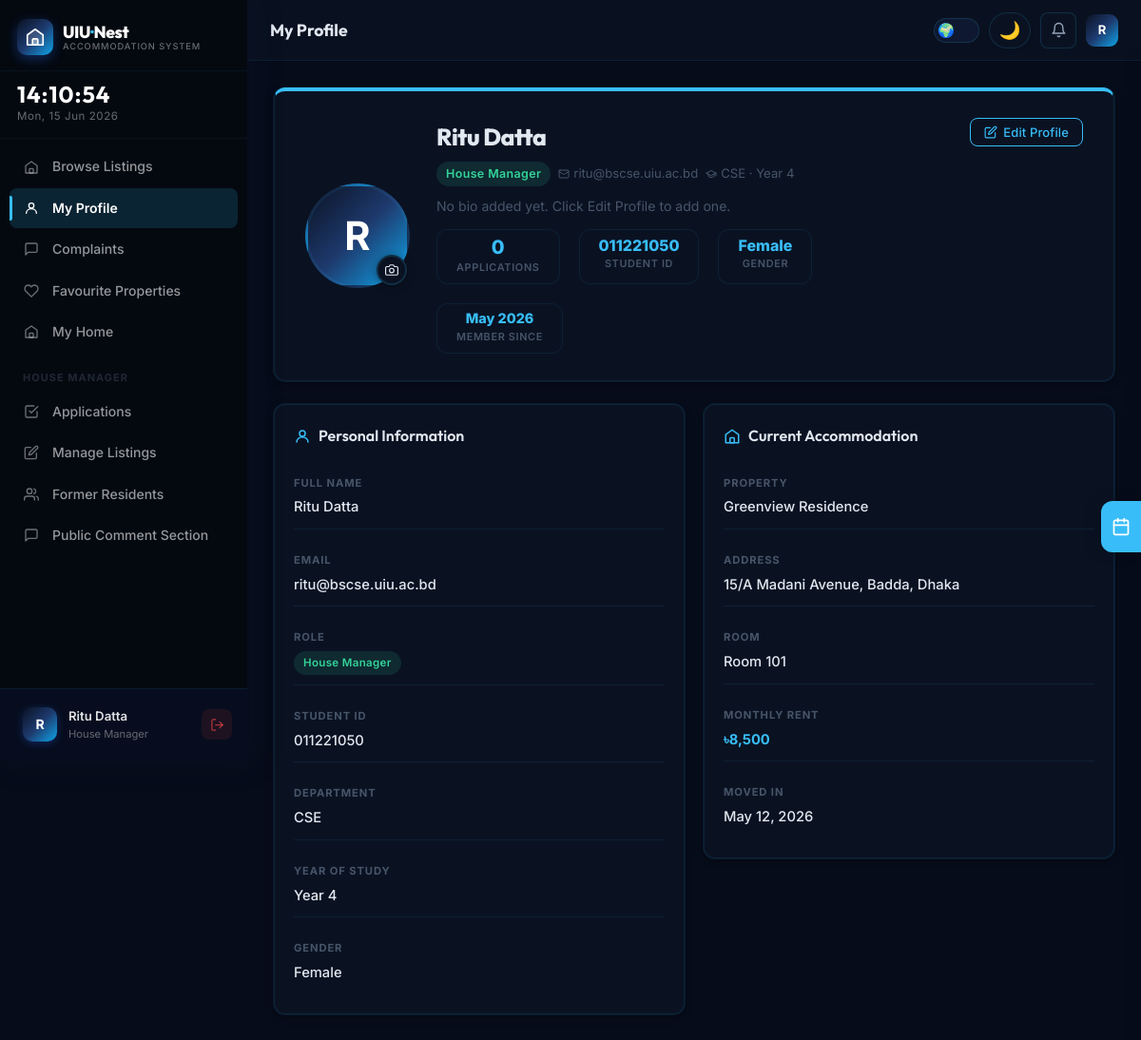
The page /pages/profile.php (signed in) on the database as committed earlier.
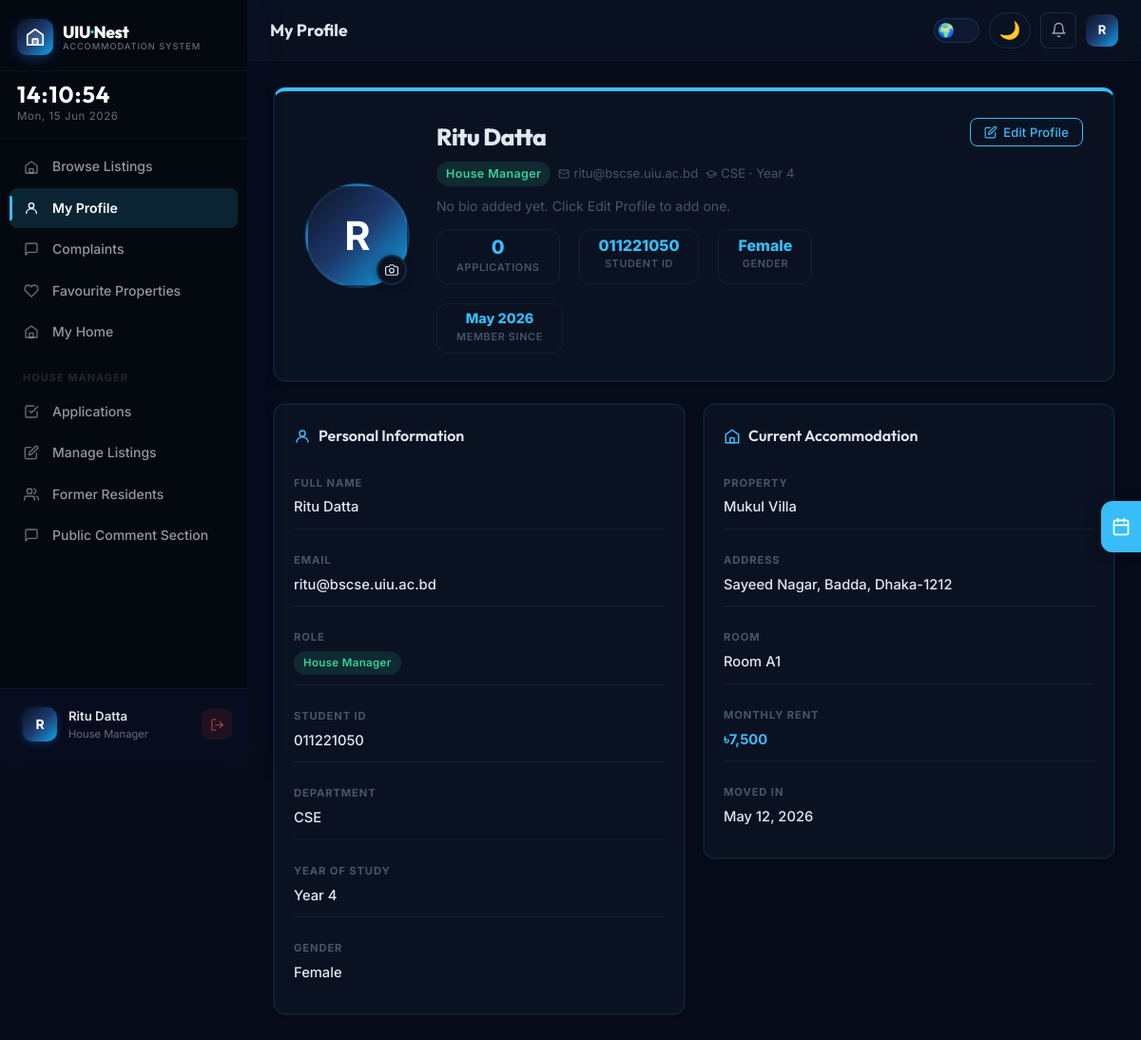
The same page on the database as committed later.
### tables this page shows
CREATE TABLE `room_tenants` (
  `id`           INT UNSIGNED NOT NULL AUTO_INCREMENT,
  `room_id`      INT UNSIGNED NOT NULL,
  `user_id`      INT UNSIGNED NOT NULL,
  `moved_in_at`  DATETIME     NOT NULL DEFAULT CURRENT_TIMESTAMP,
  `moved_out_at` DATETIME     DEFAULT NULL,
  PRIMARY KEY (`id`),
  INDEX `idx_rt_user` (`user_id`),
  CONSTRAINT `fk_rt_room` FOREIGN KEY (`room_id`) REFERENCES `rooms` (`id`) ON DELETE CASCADE,
  CONSTRAINT `fk_rt_user` FOREIGN KEY (`user_id`) REFERENCES `users` (`id`) ON DELETE CASCADE
);

CREATE TABLE `properties` (
  `id`              INT UNSIGNED  NOT NULL AUTO_INCREMENT,
  `owner_id`        INT UNSIGNED  NOT NULL,
  `house_manager_id` INT UNSIGNED DEFAULT NULL,
  `name`            VARCHAR(200)  NOT NULL,
  `address`         TEXT          NOT NULL,
  `location_lat`    DECIMAL(10,7) NOT NULL DEFAULT 23.7990,
  `location_lng`    DECIMAL(10,7) NOT NULL DEFAULT 90.4510,
  `description`     TEXT          DEFAULT NULL,
  `image_path`      VARCHAR(500)  DEFAULT NULL,
  `is_active`       TINYINT(1)    NOT NULL DEFAULT 1,
  `created_at`      DATETIME      NOT NULL DEFAULT CURRENT_TIMESTAMP,
  `updated_at`      DATETIME      NOT NULL DEFAULT CURRENT_TIMESTAMP ON UPDATE CURRENT_TIMESTAMP,
  PRIMARY KEY (`id`),
  INDEX `idx_prop_owner` (`owner_id`),
  INDEX `idx_prop_location` (`location_lat`, `location_lng`),
  CONSTRAINT `fk_prop_owner` FOREIGN KEY (`owner_id`) REFERENCES `users` (`id`) ON DELETE CASCADE
);

CREATE TABLE `rooms` (
  `id`                INT UNSIGNED     NOT NULL AUTO_INCREMENT,
  `property_id`       INT UNSIGNED     NOT NULL,
  `room_number`       VARCHAR(20)      NOT NULL,
  `capacity`          TINYINT UNSIGNED NOT NULL DEFAULT 1,
  `current_occupancy` TINYINT UNSIGNED NOT NULL DEFAULT 0,
  `rent_amount`       DECIMAL(10,2)    NOT NULL,
  `amenities_json`    JSON             DEFAULT NULL,
  `description`       TEXT             DEFAULT NULL,
  `image_path`        VARCHAR(500)     DEFAULT NULL,
  `is_active`         TINYINT(1)       NOT NULL DEFAULT 1,
  `created_at`        DATETIME         NOT NULL DEFAULT CURRENT_TIMESTAMP,
  `updated_at`        DATETIME         NOT NULL DEFAULT CURRENT_TIMESTAMP ON UPDATE CURRENT_TIMESTAMP,
  PRIMARY KEY (`id`),
  INDEX `idx_room_property` (`property_id`),
  INDEX `idx_room_rent` (`rent_amount`),
  CONSTRAINT `fk_room_property` FOREIGN KEY (`property_id`) REFERENCES `properties` (`id`) ON DELETE CASCADE
);

### includes/functions.php (called while the page is built, shortened)
<?php
function formatRent(float $amount): string {
    return '৳' . number_format($amount, 0);
}

### pages/profile.php (the view, shortened to what the changed rows need)
<?php
require_once __DIR__ . '/../includes/header.php';
$db  = getDB();
$uid = (int)$_SESSION['user_id'];
$stmt = $db->prepare('SELECT * FROM users WHERE id = ?');
$stmt->execute([$uid]);
$user = $stmt->fetch();
$currentRoom = null;
if (hasRole('tenant')) {
    $stmt = $db->prepare(
        'SELECT rt.*, r.room_number, r.rent_amount, r.capacity,
                p.name AS property_name, p.address, p.id AS property_id
         FROM room_tenants rt
         JOIN rooms r ON r.id = rt.room_id
         JOIN properties p ON p.id = r.property_id
         WHERE rt.user_id = ? AND rt.moved_out_at IS NULL LIMIT 1'
    );
    $stmt->execute([$uid]);
    $currentRoom = $stmt->fetch();
}
?>
<div class="profile-page">
  <div class="card profile-hero" style="margin-bottom:24px;">
    <div class="profile-hero-content">
      <div class="profile-hero-info">
        <h2 class="profile-hero-name"><?= htmlspecialchars($user['full_name']) ?></h2>
      </div>
    </div>
  </div>
  <div class="profile-details-grid" style="margin-top:20px;">
    <?php if ($currentRoom): ?>
    <div class="card">
      <div class="card-body">
        <h3 style="margin-bottom:18px;display:flex;align-items:center;gap:8px;">
          <svg viewBox="0 0 24 24" fill="none" stroke="currentColor" stroke-width="2" stroke-linecap="round" stroke-linejoin="round" style="width:18px;height:18px;color:var(--accent);"><path d="M3 9.5L12 3l9 6.5V21H3V9.5z"/><rect x="9" y="14" width="6" height="7" rx="1"/></svg>
          Current Accommodation
        </h3>
        <div style="display:flex;flex-direction:column;gap:14px;">
          <div class="profile-field">
            <label>Property</label>
            <div class="value"><?= htmlspecialchars($currentRoom['property_name']) ?></div>
          </div>
          <div class="profile-field">
            <label>Address</label>
            <div class="value"><?= htmlspecialchars($currentRoom['address']) ?></div>
          </div>
          <div class="profile-field">
            <label>Room</label>
            <div class="value">Room <?= htmlspecialchars($currentRoom['room_number']) ?></div>
          </div>
          <div class="profile-field">
            <label>Monthly Rent</label>
            <div class="value" style="color:var(--accent);font-weight:700;"><?= formatRent((float)$currentRoom['rent_amount']) ?></div>
          </div>
          <div class="profile-field">
            <label>Moved In</label>
            <div class="value"><?= date('F j, Y', strtotime($currentRoom['moved_in_at'])) ?></div>
          </div>
        </div>
      </div>
    </div>
    <?php endif; ?>
  </div>
</div>
<?php require_once __DIR__ . '/../includes/footer.php'; ?>

Rows that differ between the two databases and show on the page:
changed room_tenants: properties.name "Greenview Residence" → "Mukul Villa"; properties.address "15/A Madani Avenue, Badda, Dhaka" → "Sayeed Nagar, Badda, Dhaka-1212"; room.room_number "101" → "A1"; room.rent_amount "৳8,500" → "৳7,500"
